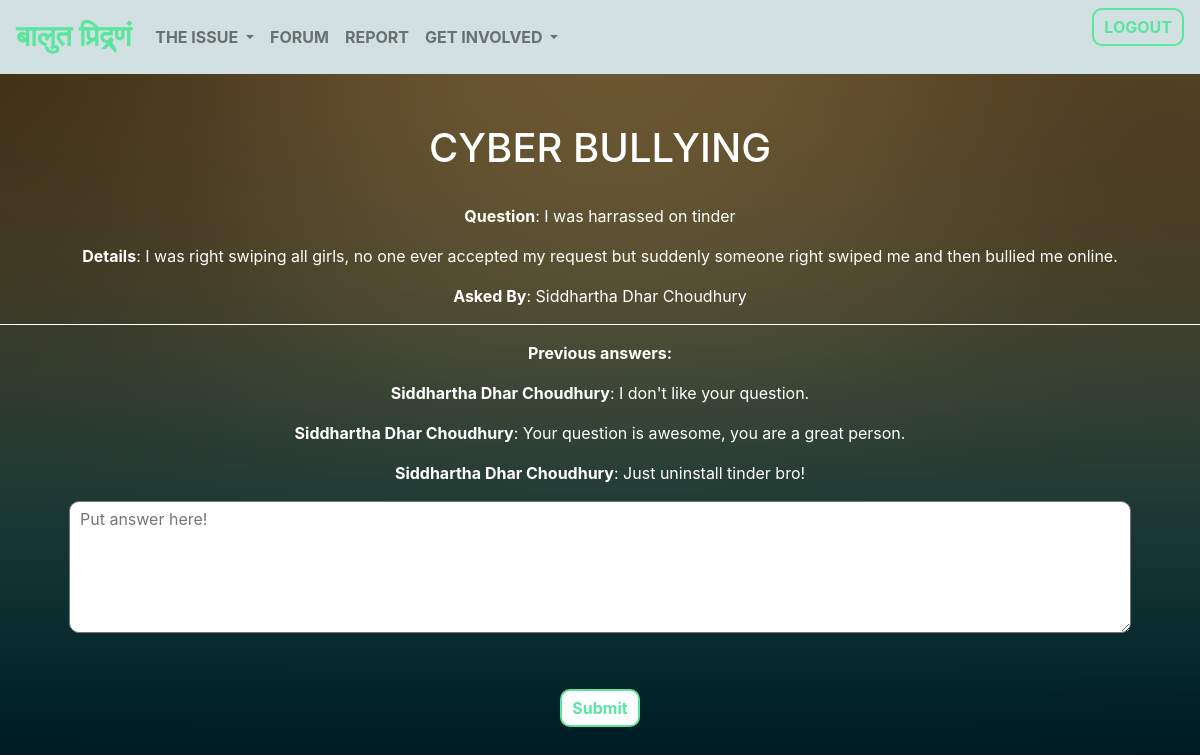
Screenshot of /answer?id=3 with the database file from the repository.
### tables this page shows
CREATE TABLE `add` (
  `id` int(11) NOT NULL,
  `title` text NOT NULL,
  `question` text NOT NULL,
  `details` text NOT NULL,
  `uid` int(11) NOT NULL
);

CREATE TABLE `users` (
  `id` int(11) NOT NULL,
  `name` text NOT NULL,
  `email` text NOT NULL,
  `password` text NOT NULL,
  `mobile` text NOT NULL,
  `address` text NOT NULL,
  `type` int(11) NOT NULL,
  `status` int(11) NOT NULL,
  `expertise` text NOT NULL
);

CREATE TABLE `answer` (
  `id` int(11) NOT NULL,
  `uid` int(11) NOT NULL,
  `qid` int(11) NOT NULL,
  `ans` longtext NOT NULL
);

### answer.php (the view, shortened to what this page needs)
<?php
   $link = mysqli_connect("shareddb-g.hosting.stackcp.net","kindersalvation-32379e2b", "password98@", "kindersalvation-32379e2b");
    $query = "SELECT * FROM `add` WHERE `id` = '".mysqli_real_escape_string($link, $_GET['id'])."'";
    $row = mysqli_fetch_array(mysqli_query($link, $query));
    $query2 = "SELECT * FROM `answer` WHERE `qid` = '".mysqli_real_escape_string($link, $_GET['id'])."'";
?>
<!doctype html>
<html lang="en">
  <head>
    <link rel="stylesheet" href="https://maxcdn.bootstrapcdn.com/bootstrap/4.0.0/css/bootstrap.min.css">
  </head>
  <body class="bg">
    <nav class="navbar navbar-expand-lg navbar-light navbar-custom">
      <a class="navbar-brand" href="profile" style="color: #5BE59E;">बालुत प्रिद्र्णं</a>
      <div class="collapse navbar-collapse" id="navbarSupportedContent">
        <ul class="navbar-nav mr-auto">
          <li class="nav-item dropdown">
            <a class="nav-link dropdown-toggle" href="#" id="navbarDropdown" role="button" data-toggle="dropdown" aria-haspopup="true" aria-expanded="false">
              THE ISSUE
            </a>
          </li>
          <li class="nav-item">
            <a class="nav-link" href="forum">FORUM</a>
          </li>
          <li class="nav-item">
            <a class="nav-link" href="complaints">REPORT</a>
          </li>
          <li class="nav-item dropdown">
            <a class="nav-link dropdown-toggle" href="#" id="navbarDropdown" role="button" data-toggle="dropdown" aria-haspopup="true" aria-expanded="false">
              GET INVOLVED
            </a>
          </li>
        </ul>
      </div>
        <form method="post">
            <button id="submit" name="logout">LOGOUT</button>
        </form>
    </nav>
      <form method="post">
      <div style="text-align:center;margin-top:50px;">
          <h1 style="text-align:center;margin-top:20px;color: white;"><?php echo strtoupper($row['title']); ?></h1><br>
          <?php
                echo "<p style='color: white;'><strong>Question</strong>: ".$row['question']."</p>";
                echo "<p style='color: white;'><strong>Details</strong>: ".$row['details']."</p>";
                $query1 = "SELECT `name` FROM `users` WHERE `id` = '".mysqli_real_escape_string($link, $row['uid'])."'";
                $row1 = mysqli_fetch_array(mysqli_query($link, $query1));
                echo "<p style='color: white;'><strong>Asked By</strong>: ".$row1['name']."</p>";
                echo "<hr style='border-top: 1px solid white;'>";
                echo "<p style='color: white;'><strong>Previous answers:</strong></p>";
                if($result = mysqli_query($link, $query2)) {
                    while($row2 = mysqli_fetch_array($result)) {
                        $query3 = "SELECT `name` FROM `users` WHERE `id` = '".mysqli_real_escape_string($link, $row2['uid'])."'";
                        $row3 = mysqli_fetch_array(mysqli_query($link, $query3));
                        echo "<p style='color: white;'><strong>".$row3['name']."</strong>: ".$row2['ans']."</p>";
                    }
                }
          ?>
          <textarea rows="5" cols="100" style="border:2px solid ##5BE59E; border-radius: 10px; padding: 5px 10px;" name="awesome" placeholder="Put answer here!"></textarea>
          </div>
          <div style="text-align:center;margin-top:50px;">
              <input name="submit" type="submit" class="askQuestion"  value="Submit">
          </div>
          </form>
  </body>
</html>

### answer.php (style rules this page uses)
.navbar-brand { font-size: 180%; font-weight: bold; font-family: 'Martel', serif; }
.nav-link { font-weight: bold; }
.navbar-custom { background-color: #d1e0e0; }
.bg { background:linear-gradient( rgba(0, 0, 0, 0.5), rgba(0, 0, 0, 0.5) ), url(images/zeIVk.png); background-size: cover; }
.askQuestion { padding: 5px 10px; background: white; color: #5BE59E; border: 2px solid #5BE59E; border-radius: 10px; font-weight: bold; }
#submit { background: none; border: 2px solid #5BE59E; padding: 5px 10px; color: #5BE59E; font-weight: bold; margin-bottom: 20px; border-radius: 10px; }

### rows the page displays
add: title "CYBER BULLYING", question "I was harrassed on tinder", details "I was right swiping all girls, no one ever accepted my request but suddenly someone right swiped me and then bullied me online."
users: name "Siddhartha Dhar Choudhury"
answer: uid.name "Siddhartha Dhar Choudhury", ans "I don't like your question."
answer: uid.name "Siddhartha Dhar Choudhury", ans "Your question is awesome, you are a great person."
answer: uid.name "Siddhartha Dhar Choudhury", ans "Just uninstall tinder bro!"
